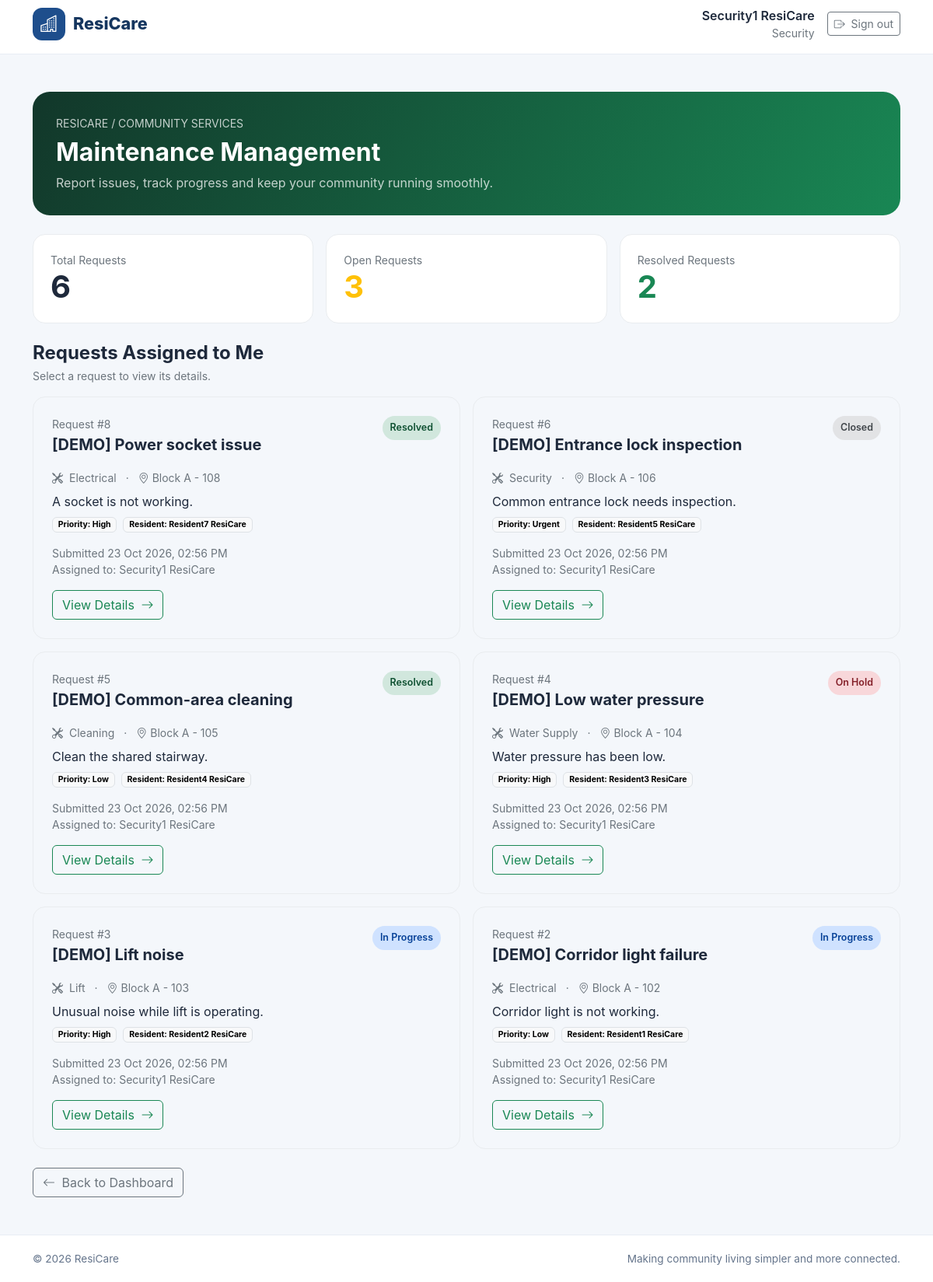
Page /maintenance/ (signed in) on the committed database.
### accounts/models.py (models this page shows, shortened)
class User(AbstractUser):
    class Role(models.TextChoices):
        RESIDENT = "RESIDENT", "Resident"
        SECURITY = "SECURITY", "Security"
        MANAGEMENT = "MANAGEMENT", "Management"
    role = models.CharField(
        max_length=20,
        choices=Role.choices,
        default=Role.RESIDENT,
    )
    phone_number = models.CharField(
        max_length=15,
        blank=True,
    )

### maintenance/models.py (models this page shows, shortened)
class MaintenanceRequest(models.Model):
    class Category(models.TextChoices):
        PLUMBING = "PLUMBING", "Plumbing"
        ELECTRICAL = "ELECTRICAL", "Electrical"
        CLEANING = "CLEANING", "Cleaning"
        LIFT = "LIFT", "Lift"
        WATER = "WATER", "Water Supply"
        SECURITY = "SECURITY", "Security"
        OTHER = "OTHER", "Other"
    class Priority(models.TextChoices):
        LOW = "LOW", "Low"
        MEDIUM = "MEDIUM", "Medium"
        HIGH = "HIGH", "High"
        URGENT = "URGENT", "Urgent"
    class Status(models.TextChoices):
        SUBMITTED = "SUBMITTED", "Submitted"
        IN_PROGRESS = "IN_PROGRESS", "In Progress"
        ON_HOLD = "ON_HOLD", "On Hold"
        RESOLVED = "RESOLVED", "Resolved"
        CLOSED = "CLOSED", "Closed"
    resident = models.ForeignKey(
        "residents.ResidentProfile",
        on_delete=models.PROTECT,
        related_name="maintenance_requests",
    )
    title = models.CharField(max_length=150)
    category = models.CharField(
        max_length=20,
        choices=Category.choices,
        default=Category.OTHER,
    )
    description = models.TextField()
    location = models.CharField(
        max_length=150,
        help_text="For example, Flat A-101 or the second-floor corridor.",
    )
    priority = models.CharField(
        max_length=10,
        choices=Priority.choices,
        default=Priority.MEDIUM,
    )
    status = models.CharField(
        max_length=15,
        choices=Status.choices,
        default=Status.SUBMITTED,
    )
    assigned_to = models.ForeignKey(
        settings.AUTH_USER_MODEL,
        on_delete=models.SET_NULL,
        null=True,
        blank=True,
        related_name="assigned_maintenance_requests",
    )
    resolution_notes = models.TextField(blank=True)
    created_at = models.DateTimeField(auto_now_add=True)
    updated_at = models.DateTimeField(auto_now=True)
    resolved_at = models.DateTimeField(null=True, blank=True)
    class Meta:
        ordering = ["-created_at"]

### residents/models.py (models this page shows, shortened)
class ResidentProfile(models.Model):
    class ResidentType(models.TextChoices):
        OWNER = "OWNER", "Owner"
        TENANT = "TENANT", "Tenant"
        FAMILY_MEMBER = "FAMILY_MEMBER", "Family Member"
    user = models.OneToOneField(
        settings.AUTH_USER_MODEL,
        on_delete=models.CASCADE,
        related_name="resident_profile",
    )
    apartment = models.ForeignKey(
        Apartment,
        on_delete=models.PROTECT,
        related_name="resident_profiles",
        null=True,
        blank=True,
    )
    resident_type = models.CharField(
        max_length=20,
        choices=ResidentType.choices,
        default=ResidentType.OWNER,
    )
    move_in_date = models.DateField(null=True, blank=True)
    emergency_contact_name = models.CharField(max_length=100, blank=True)
    emergency_contact_phone = models.CharField(max_length=15, blank=True)
    created_at = models.DateTimeField(auto_now_add=True)
    updated_at = models.DateTimeField(auto_now=True)
    class Meta:
        ordering = ["user__last_name", "user__first_name"]

### maintenance/views.py (the view)
# urls.py: path("", views.maintenance_dashboard, name="dashboard"),
@login_required
def maintenance_dashboard(request):
    user = request.user
    if user.role == "RESIDENT":
        profile = get_resident_profile(user)
        if profile is None:
            messages.error(
                request,
                "Your resident profile has not been created yet.",
            )
            return redirect("dashboard")
        requests = MaintenanceRequest.objects.filter(resident=profile)
    elif user.role == "MANAGEMENT":
        requests = MaintenanceRequest.objects.select_related(
            "resident__user", "assigned_to"
        ).all()
    elif user.role == "SECURITY":
        requests = MaintenanceRequest.objects.filter(
            assigned_to=user
        ).select_related("resident__user", "assigned_to")
    else:
        raise PermissionDenied
    context = {
        "requests_list": requests,
        "total_count": requests.count(),
        "open_count": requests.filter(
            status__in=[
                MaintenanceRequest.Status.SUBMITTED,
                MaintenanceRequest.Status.IN_PROGRESS,
                MaintenanceRequest.Status.ON_HOLD,
            ]
        ).count(),
        "resolved_count": requests.filter(
            status=MaintenanceRequest.Status.RESOLVED
        ).count(),
        "role": user.role,
    }
    return render(
        request,
        "maintenance/dashboard.html",
        context,
    )

### templates/maintenance/dashboard.html (shortened to what this page needs)
{% extends "base.html" %}
{% block content %}
<div class="container py-4 py-lg-5">
    <section class="maintenance-hero mb-4">
        <div class="d-flex flex-column flex-md-row justify-content-between gap-3 align-items-md-center">
            <div>
                <p class="text-uppercase small mb-2 opacity-75">
                    ResiCare / Community Services
                </p>
                <h1 class="h2 fw-bold mb-2">Maintenance Management</h1>
                <p class="mb-0 opacity-75">
                    Report issues, track progress and keep your community running smoothly.
                </p>
            </div>
        </div>
    </section>
    <div class="row g-3 mb-4">
        <div class="col-12 col-md-4">
            <div class="stat-card">
                <div class="text-secondary small">Total Requests</div>
                <div class="display-6 fw-bold">{{ total_count }}</div>
            </div>
        </div>
        <div class="col-12 col-md-4">
            <div class="stat-card">
                <div class="text-secondary small">Open Requests</div>
                <div class="display-6 fw-bold text-warning">{{ open_count }}</div>
            </div>
        </div>
        <div class="col-12 col-md-4">
            <div class="stat-card">
                <div class="text-secondary small">Resolved Requests</div>
                <div class="display-6 fw-bold text-success">{{ resolved_count }}</div>
            </div>
        </div>
    </div>
    <div class="d-flex justify-content-between align-items-center mb-3">
        <div>
            <h2 class="h4 fw-bold mb-1">
                {% if role == "RESIDENT" %}
                    My Maintenance Requests
                {% elif role == "MANAGEMENT" %}
                    All Maintenance Requests
                {% else %}
                    Requests Assigned to Me
                {% endif %}
            </h2>
            <p class="text-secondary mb-0 small">
                Select a request to view its details.
            </p>
        </div>
    </div>
    {% if requests_list %}
    <div class="row g-3">
        {% for item in requests_list %}
        <div class="col-12 col-lg-6">
            <div class="request-card p-4 h-100">
                <div class="d-flex justify-content-between align-items-start gap-3 mb-3">
                    <div>
                        <div class="small text-secondary">Request #{{ item.id }}</div>
                        <h3 class="h5 fw-bold mt-1 mb-1">{{ item.title }}</h3>
                    </div>
                    <span class="status-pill status-{{ item.status|lower }}">
                        {{ item.get_status_display }}
                    </span>
                </div>
                <div class="small text-secondary mb-2">
                    <i class="bi bi-tools me-2"></i>{{ item.get_category_display }}
                    <span class="mx-2">·</span>
                    <i class="bi bi-geo-alt me-1"></i>{{ item.location }}
                </div>
                <p class="mb-2">
                    {{ item.description|truncatechars:130 }}
                </p>
                <div class="d-flex flex-wrap gap-2 small mb-3">
                    <span class="badge text-bg-light border">
                        Priority: {{ item.get_priority_display }}
                    </span>
                    {% if role != "RESIDENT" %}
                    <span class="badge text-bg-light border">
                        Resident: {{ item.resident.user.get_full_name|default:item.resident.user.username }}
                    </span>
                    {% endif %}
                </div>
                <div class="small text-secondary mb-3">
                    Submitted {{ item.created_at|date:"d M Y, h:i A" }}
                    {% if item.assigned_to %}
                    <br>Assigned to: {{ item.assigned_to.get_full_name|default:item.assigned_to.username }}
                    {% else %}
                    <br>Not assigned yet
                    {% endif %}
                </div>
                <a href="{% url 'maintenance:request_detail' item.id %}"
                   class="btn btn-outline-success">
                    View Details <i class="bi bi-arrow-right ms-1"></i>
                </a>
            </div>
        </div>
        {% endfor %}
    </div>
    {% endif %}
    <div class="mt-4">
        <a href="{% url 'dashboard' %}" class="btn btn-outline-secondary">
            <i class="bi bi-arrow-left me-1"></i> Back to Dashboard
        </a>
    </div>
</div>
{% endblock %}

### templates/base.html (shortened to what this page needs)
{% load static %}
<!DOCTYPE html>
<html lang="en">
<head>
    <link href="https://cdn.jsdelivr.net/npm/bootstrap@5.3.3/dist/css/bootstrap.min.css"
          rel="stylesheet">
    <link href="https://cdn.jsdelivr.net/npm/bootstrap-icons@1.11.3/font/bootstrap-icons.min.css"
          rel="stylesheet">
</head>
<body>
    <header class="rc-navbar">
        <nav class="container h-100 d-flex align-items-center justify-content-between py-2">
            <a href="{% if user.is_authenticated %}{% url 'dashboard' %}{% else %}{% url 'login' %}{% endif %}"
               class="rc-brand">
                <span class="rc-brand-icon">
                    <i class="bi bi-buildings"></i>
                </span>
                <span>ResiCare</span>
            </a>
            {% if user.is_authenticated %}
                <div class="d-flex align-items-center gap-3">
                    <div class="d-none d-sm-block text-end">
                        <div class="fw-semibold">{{ user.get_full_name|default:user.username }}</div>
                        <div class="small text-secondary">{{ user.get_role_display }}</div>
                    </div>
                    <form method="post" action="{% url 'logout' %}" class="m-0">
                        <button type="submit" class="btn btn-outline-secondary btn-sm">
                            <i class="bi bi-box-arrow-right me-1"></i>
                            Sign out
                        </button>
                    </form>
                </div>
            {% endif %}
        </nav>
    </header>
    <main class="rc-main">
        {% block content %}{% endblock %}
    </main>
    <footer class="rc-footer">
        <div class="container d-flex flex-column flex-sm-row justify-content-between gap-2">
            <span>&copy; {% now "Y" %} ResiCare</span>
            <span>Making community living simpler and more connected.</span>
        </div>
    </footer>
</body>
</html>

### templates/base.html (style rules this page uses)
:root { --rc-primary: #1e4e8c; --rc-primary-dark: #15365f; --rc-background: #f4f7fb; --rc-text: #1e293b; --rc-muted: #64748b; }
* { box-sizing: border-box; }
body { margin: 0; font-family: Inter, "Segoe UI", Arial, sans-serif; color: var(--rc-text); background: var(--rc-background); }
.rc-navbar { min-height: 70px; background: #fff; border-bottom: 1px solid #e8edf4; }
.rc-brand { display: inline-flex; align-items: center; gap: 10px; color: var(--rc-primary-dark); font-size: 1.35rem; font-weight: 800; text-decoration: none; }
.rc-brand-icon { display: inline-flex; align-items: center; justify-content: center; width: 42px; height: 42px; color: #fff; background: var(--rc-primary); border-radius: 12px; }
.rc-main { min-height: calc(100vh - 130px); }
.rc-footer { padding: 20px 0; color: var(--rc-muted); background: #fff; border-top: 1px solid #e8edf4; font-size: .85rem; }

### templates/maintenance/dashboard.html (style rules this page uses)
.maintenance-hero { background: linear-gradient(120deg, #12372a, #198754); color: white; border-radius: 22px; padding: 30px; }
.stat-card { border: 1px solid #e9ecef; border-radius: 16px; padding: 22px; height: 100%; background: white; }
.request-card { border: 1px solid #e9ecef; border-radius: 16px; transition: transform .2s, box-shadow .2s; }
.status-pill { display: inline-block; padding: 6px 10px; border-radius: 20px; background: #e9ecef; font-size: .78rem; font-weight: 600; }
.status-in_progress { background: #cfe2ff; color: #084298; }
.status-on_hold { background: #f8d7da; color: #842029; }
.status-resolved { background: #d1e7dd; color: #0f5132; }
.status-closed { background: #e2e3e5; color: #41464b; }

### rows in the picture
User: get_full_name "Security1 ResiCare", role "Security"
MaintenanceRequest: id "8", title "[DEMO] Power socket issue", status "Resolved", category "Electrical", location "Block A - 108", description "A socket is not working.", priority "High", resident.user.get_full_name "Resident7 ResiCare", created_at "23 Oct 2026, 02:56 PM", assigned_to.get_full_name "Security1 ResiCare"
MaintenanceRequest: id "6", title "[DEMO] Entrance lock inspection", status "Closed", category "Security", location "Block A - 106", description "Common entrance lock needs inspection.", priority "Urgent", resident.user.get_full_name "Resident5 ResiCare", created_at "23 Oct 2026, 02:56 PM", assigned_to.get_full_name "Security1 ResiCare"
MaintenanceRequest: id "5", title "[DEMO] Common-area cleaning", status "Resolved", category "Cleaning", location "Block A - 105", description "Clean the shared stairway.", priority "Low", resident.user.get_full_name "Resident4 ResiCare", created_at "23 Oct 2026, 02:56 PM", assigned_to.get_full_name "Security1 ResiCare"
MaintenanceRequest: id "4", title "[DEMO] Low water pressure", status "On Hold", category "Water Supply", location "Block A - 104", description "Water pressure has been low.", priority "High", resident.user.get_full_name "Resident3 ResiCare", created_at "23 Oct 2026, 02:56 PM", assigned_to.get_full_name "Security1 ResiCare"
MaintenanceRequest: id "3", title "[DEMO] Lift noise", status "In Progress", category "Lift", location "Block A - 103", description "Unusual noise while lift is operating.", priority "High", resident.user.get_full_name "Resident2 ResiCare", created_at "23 Oct 2026, 02:56 PM", assigned_to.get_full_name "Security1 ResiCare"
MaintenanceRequest: id "2", title "[DEMO] Corridor light failure", status "In Progress", category "Electrical", location "Block A - 102", description "Corridor light is not working.", priority "Low", resident.user.get_full_name "Resident1 ResiCare", created_at "23 Oct 2026, 02:56 PM", assigned_to.get_full_name "Security1 ResiCare"

### other values in the picture
{{ total_count }} "6"
{{ open_count }} "3"
{{ resolved_count }} "2"
